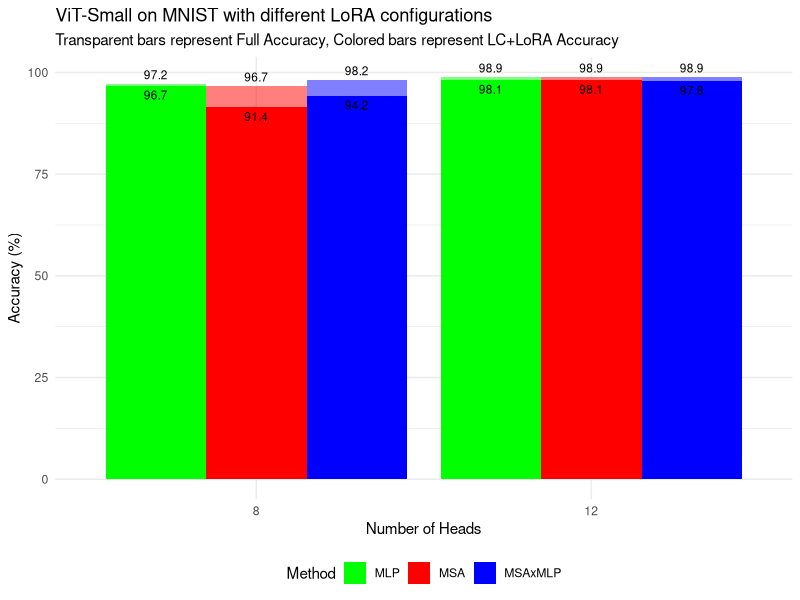

Reproduce this figure in R.
if(!require(ggplot2)) install.packages("ggplot2", dependencies=TRUE)
if(!require(reshape2)) install.packages("reshape2", dependencies=TRUE)

# Charger ggplot2 et reshape2
library(ggplot2)
library(reshape2)

# Créer le dataframe avec les données
data <- data.frame(
  n_heads = factor(rep(c(8, 12), each = 3)),
  Method = rep(c("MSA", "MLP", "MSAxMLP"), times = 2),
  Full_Accuracy = c(96.7, 97.2, 98.2, 98.9, 98.9, 98.9),
  LC_LoRA_Accuracy = c(91.4, 96.7, 94.2, 98.1, 98.1,97.8)
)

# Transformer les données en long format pour ggplot2
data_long <- melt(data, id.vars = c("n_heads", "Method"))


# Créer le graphique et la légende personnalisée
p <- ggplot(data, aes(x = n_heads, fill = Method)) +
  geom_bar(aes(y = Full_Accuracy), stat = "identity", position = position_dodge(), alpha = 0.5) +
  geom_bar(aes(y = LC_LoRA_Accuracy), stat = "identity", position = position_dodge(), alpha = 1) +
  geom_text(aes(y = Full_Accuracy, label = Full_Accuracy),
            position = position_dodge(width = 0.9), vjust = -0.5, size = 3) +
  geom_text(aes(y = LC_LoRA_Accuracy, label = LC_LoRA_Accuracy),
            position = position_dodge(width = 0.9), vjust = 1.5, size = 3) +
  scale_fill_manual(values = c("MSA" = "red", "MLP" = "green", "MSAxMLP" = "blue")) +
  labs(x = "Number of Heads", y = "Accuracy (%)",
       title = "ViT-Small on MNIST with different LoRA configurations",
       subtitle = "Transparent bars represent Full Accuracy, Colored bars represent LC+LoRA Accuracy") +
  theme_minimal() +
  guides(fill = guide_legend(override.aes = list(alpha = 1))) +
  theme(legend.position = "bottom") # Placer la légende par défaut en bas

p  # Afficher le graphique avec la légende personnalisée


# # Installer ggplot2 et reshape2 si ce n'est pas déjà fait
# if(!require(ggplot2)) install.packages("ggplot2", dependencies=TRUE)
# if(!require(reshape2)) install.packages("reshape2", dependencies=TRUE)

# # Charger ggplot2 et reshape2
# library(ggplot2)
# library(reshape2)

# # Créer le dataframe avec les données
# data <- data.frame(
#   n_heads = factor(rep(c(8, 12), each = 3)),
#   Method = rep(c("MSA", "MLP", "MSAxMLP"), times = 2),
#   Full_Accuracy = c(96.7, 97.2, 98.2, 98.9, 96.7, 89.9),
#   LC_LoRA_Accuracy = c(91.4, 96.7, 94.2, 98.1, 85.4, 80.4)
# )

# # Transformer les données en long format pour ggplot2
# data_long <- melt(data, id.vars = c("n_heads", "Method"))

# # Créer le graphique
# ggplot(data, aes(x = n_heads, fill = Method)) +
#   geom_bar(aes(y = Full_Accuracy), stat = "identity", position = position_dodge(), alpha = 0.5) +
#   geom_bar(aes(y = LC_LoRA_Accuracy), stat = "identity", position = position_dodge(), alpha = 1) +
#   geom_text(aes(y = Full_Accuracy, label = Full_Accuracy), 
#             position = position_dodge(width = 0.9), vjust = -0.5, size = 3) +
#   geom_text(aes(y = LC_LoRA_Accuracy, label = LC_LoRA_Accuracy), 
#             position = position_dodge(width = 0.9), vjust = 1.5, size = 3) +
#   scale_fill_manual(values = c("MSA" = "red", "MLP" = "green", "MSAxMLP" = "blue")) +
#   labs(x = "Number of Heads", y = "Accuracy (%)", fill = "Method",
#        title = "ViT-Small on MNIST with different LoRA configurations",
#        subtitle = "Transparent bars represent Full Accuracy, Colored bars represent LC+LoRA Accuracy") +
#   theme_minimal() +
#   guides(fill = guide_legend(override.aes = list(alpha = 1)))



# # Installer ggplot2 et reshape2 si ce n'est pas déjà fait
# if(!require(ggplot2)) install.packages("ggplot2", dependencies=TRUE)
# if(!require(reshape2)) install.packages("reshape2", dependencies=TRUE)

# # Charger ggplot2 et reshape2
# library(ggplot2)
# library(reshape2)

# # Créer le dataframe avec les données
# data <- data.frame(
#   n_heads = factor(rep(c(8, 12), each = 3)),
#   Method = rep(c("MSA", "MLP", "MSAxMLP"), times = 2),
#   Full_Accuracy = c(96.7, 97.2, 98.2, 98.9, 96.7, 89.9),
#   LC_LoRA_Accuracy = c(91.4, 96.7, 94.2, 98.1, 85.4, 80.4)
# )

# # Transformer les données en long format pour ggplot2
# data_long <- melt(data, id.vars = c("n_heads", "Method"))

# # Créer le graphique
# ggplot(data, aes(x = n_heads, fill = Method)) +
#   geom_bar(aes(y = Full_Accuracy), stat = "identity", position = position_dodge(), alpha = 0.5) +
#   geom_bar(aes(y = LC_LoRA_Accuracy), stat = "identity", position = position_dodge(), alpha = 1) +
#   geom_text(aes(y = Full_Accuracy, label = Full_Accuracy), 
#             position = position_dodge(width = 0.9), vjust = -0.5, size = 3) +
#   geom_text(aes(y = LC_LoRA_Accuracy, label = LC_LoRA_Accuracy), 
#             position = position_dodge(width = 0.9), vjust = 1.5, size = 3) +
#   scale_fill_manual(values = c("MSA" = "red", "MLP" = "green", "MSAxMLP" = "blue")) +
#   scale_alpha_manual(values = c("Full Accuracy" = 0.5, "LC+LoRA Accuracy" = 1),
#                      labels = c("Full Accuracy", "LC+LoRA Accuracy")) +
#   labs(x = "Number of Heads", y = "Accuracy (%)", fill = "Method",
#        title = "Bar plot for ViT-Small on MNIST with different configurations of LoRA") +
#   theme_minimal()



# # Installer ggplot2 et reshape2 si ce n'est pas déjà fait
# if(!require(ggplot2)) install.packages("ggplot2", dependencies=TRUE)
# if(!require(reshape2)) install.packages("reshape2", dependencies=TRUE)

# # Charger ggplot2 et reshape2
# library(ggplot2)
# library(reshape2)

# # Créer le dataframe avec les données
# data <- data.frame(
#   n_heads = factor(rep(c(8, 12), each = 3)),
#   Method = rep(c("MSA", "MLP", "MSAxMLP"), times = 2),
#   Full_Accuracy = c(96.7, 97.2, 98.2, 98.9, 96.7, 89.9),
#   LC_LoRA_Accuracy = c(91.4, 96.7, 94.2, 98.1, 85.4, 80.4)
# )

# # Transformer les données en long format pour ggplot2
# data_long <- melt(data, id.vars = c("n_heads", "Method"))

# # Créer le graphique
# ggplot(data, aes(x = n_heads, fill = Method)) +
#   geom_bar(aes(y = Full_Accuracy), stat = "identity", position = position_dodge(), alpha = 0.5) +
#   geom_bar(aes(y = LC_LoRA_Accuracy), stat = "identity", position = position_dodge(), alpha = 1) +
#   scale_fill_manual(values = c("MSA" = "red", "MLP" = "green", "MSAxMLP" = "blue")) +
#   labs(x = "Number of Heads", y = "Accuracy (%)", fill = "Method") +
#   theme_minimal()
# Installer ggplot2 et reshape2 si ce n'est pas déjà fait

# if(!require(ggplot2)) install.packages("ggplot2", dependencies=TRUE)
# if(!require(reshape2)) install.packages("reshape2", dependencies=TRUE)

# # Charger ggplot2 et reshape2
# library(ggplot2)
# library(reshape2)

# # Créer le dataframe avec les données
# data <- data.frame(
#   n_heads = factor(rep(c(8, 12), each = 3)),
#   Method = rep(c("MSA", "MLP", "MSAxMLP"), times = 2),
#   Full_Accuracy = c(96.7, 97.2, 98.2, 98.9, 96.7, 89.9),
#   LC_LoRA_Accuracy = c(91.4, 96.7, 94.2, 98.1, 85.4, 80.4)
# )

# # Transformer les données en long format pour ggplot2
# data_long <- melt(data, id.vars = c("n_heads", "Method"))

# # Créer le graphique
# ggplot(data, aes(x = n_heads, fill = Method)) +
#   geom_bar(aes(y = Full_Accuracy), stat = "identity", position = position_dodge(), alpha = 0.5) +
#   geom_bar(aes(y = LC_LoRA_Accuracy), stat = "identity", position = position_dodge(), alpha = 1) +
#   geom_text(aes(y = Full_Accuracy, label = Full_Accuracy), 
#             position = position_dodge(width = 0.9), vjust = -0.5, size = 3) +
#   geom_text(aes(y = LC_LoRA_Accuracy, label = LC_LoRA_Accuracy), 
#             position = position_dodge(width = 0.9), vjust = 1.5, size = 3) +
#   scale_fill_manual(values = c("MSA" = "red", "MLP" = "green", "MSAxMLP" = "blue")) +
#   labs(x = "Number of Heads", y = "Accuracy (%)", fill = "Method") +
#   theme_minimal()
